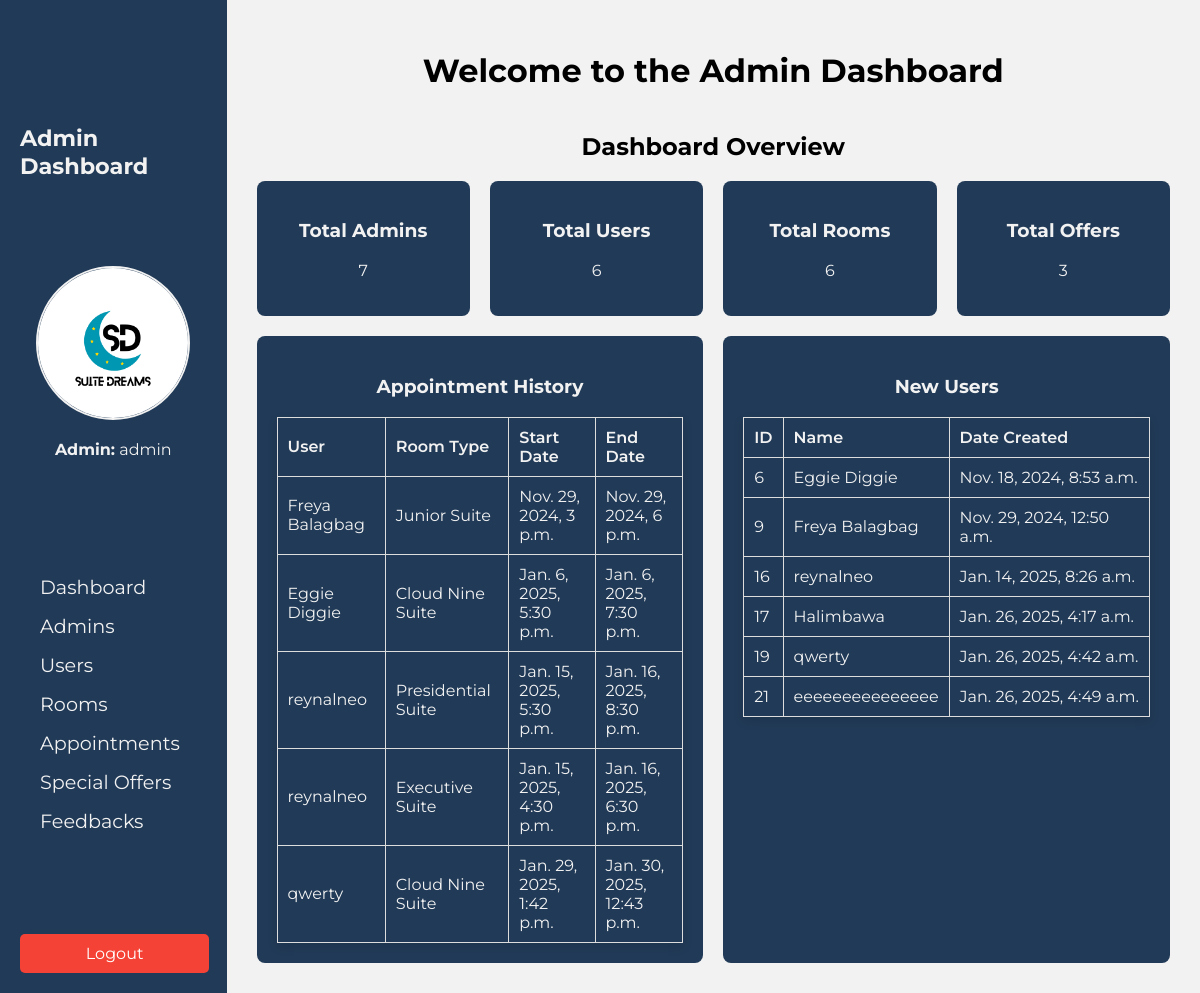
/database/ (signed in), run on the app's committed database.
### app/models.py (models this page shows, shortened)
class Appointment(models.Model):
    user = models.ForeignKey(User, on_delete=models.CASCADE)
    room = models.ForeignKey(Room, on_delete=models.CASCADE)
    start_date = models.DateTimeField()
    end_date = models.DateTimeField()
    created_at = models.DateTimeField(auto_now_add=True)
    @property
    def total_cost(self):
        return self.calculate_total_cost()
    def calculate_total_cost(self):
        total_hours = (self.end_date - self.start_date).total_seconds() / 3600.0
        if total_hours < 0:
            return Decimal('0.00')
        total_cost = Decimal(total_hours) * self.room.price_per_hour
        applicable_offer = SpecialOffer.objects.filter(
            room=self.room,
            start_date__lte=self.start_date,
            end_date__gte=self.end_date
        ).first()
        if applicable_offer:
            discount_amount = total_cost * (applicable_offer.discount_percentage / Decimal('100'))
            total_cost -= discount_amount
        return total_cost

class User(models.Model):
    name = models.CharField(max_length=30, null=True, blank=True)
    username = models.CharField(max_length=150, unique=True, default='')
    email = models.EmailField(unique=True)
    password = models.CharField(max_length=128)
    created_at = models.DateTimeField(auto_now_add=True)

class Room(models.Model):
    room_number = models.CharField(max_length=10, unique=True)
    room_type = models.CharField(max_length=30)
    capacity = models.CharField(max_length=30)
    price_per_hour = models.DecimalField(max_digits=10, decimal_places=2)
    class Meta:
        ordering = ['room_number']

### app/views.py (the view)
# urls.py: path('database/', DatabasePageView.as_view(), name='database'),
class DatabasePageView(TemplateView):
    template_name = 'app/database.html'
    def get_context_data(self, **kwargs):
        context = super().get_context_data(**kwargs)
        context['admins'] = Admin.objects.all()
        context['users'] = User.objects.all()
        context['appointments'] = Appointment.objects.select_related('user', 'room').all()
        context['rooms'] = Room.objects.all()
        context['offers'] = SpecialOffer.objects.all()
        context['feedbacks'] = Feedback.objects.all()
        admin_username = self.request.session.get('admin_username')
        context['admin_username'] = admin_username
        return context

### app/templates/app/database.html (shortened to what this page needs)
<!DOCTYPE html>
{% load static %}
<html lang="en">
<head>
    <link rel="stylesheet" type="text/css" href="{% static '/css/database.css' %}">
    <link href="https://cdn.jsdelivr.net/npm/remixicon@3.2.0/fonts/remixicon.css" rel="stylesheet">
</head>
<body onload="showDashboard()">
    <div class="container">
        <aside class="sidebar" id="sidebar">
            <h2>Admin Dashboard </h2>
            <div class="profile-container">
                <img src="{% static '/images/about/SuiteDreams.png' %}" alt="Profile Picture" class="profile-picture">
                <p><strong>Admin:</strong> {{ admin_username }}</p>
            </div>
            <nav>
                <ul>
                    <li><a href="#" onclick="showSection('dashboard')"> <text>Dashboard</text></a></li>
                    <li><a href="#" onclick="showSection('admins')"> <text>Admins</text></a></li>
                    <li><a href="#" onclick="showSection('users')"> <text>Users</text></a></li>
                    <li><a href="#" onclick="showSection('rooms')"> <text>Rooms</text></a></li>
                    <li><a href="#" onclick="showSection('appointments')"> <text>Appointments</text></a></li>
                    <li><a href="#" onclick="showSection('offers')"> <text>Special Offers</text></a></li>
                    <li><a href="#" onclick="showSection('feedbacks')"> <text>Feedbacks</text></a></li>
                </ul>
            </nav>
            <div class="logout-button">
                <a href="/" class="logout" onclick="return confirmLogout()"><text>Logout</text></a>
            </div>
        </aside>
        <main class="main-content">
            <header>
                <h1>Welcome to the Admin Dashboard</h1>
            </header>
            <section id="dashboard" class="content-section" style="display: none;">
                <h2>Dashboard Overview</h2>
                <div class="cards">
                    <div class="card"><h3>Total Admins</h3><p>{{ admins|length }}</p></div>
                    <div class="card"><h3>Total Users</h3><p>{{ users|length }}</p></div>
                    <div class="card"><h3>Total Rooms</h3><p>{{ rooms|length }}</p></div>
                    <div class="card"><h3>Total Offers</h3><p>{{ offers|length }}</p></div>
                </div>
                <div class="additional-cards">
                    <div class="card feature-suggestion">
                        <h3>Appointment History</h3>
                        <table>
                            <thead>
                                <tr>
                                    <th>User</th>
                                    <th>Room Type</th>
                                    <th>Start Date</th>
                                    <th>End Date</th>
                                </tr>
                            </thead>
                            <tbody>
                                {% for appointment in appointments %}
                                    <tr>
                                        <td>{{ appointment.user.name }}</td>
                                        <td>{{ appointment.room.room_type }}</td>
                                        <td>{{ appointment.start_date }}</td>
                                        <td>{{ appointment.end_date }}</td>
                                    </tr>
                                {% endfor %}
                            </tbody>
                         </table>
                    </div>
                    <div class="card recent-activities">
                        <h3>New Users</h3>
                        <table>
                            <thead>
                                <tr>
                                    <th>ID</th>
                                    <th>Name</th>
                                    <th>Date Created</th>
                                </tr>
                            </thead>
                            <tbody>
                                {% for user in users %}
                                    <tr>
                                        <td>{{ user.id }}</td>
                                        <td>{{ user.name }}</td>
                                        <td>{{ user.created_at }}</td>
                                    </tr>
                                {% endfor %}
                            </tbody>
                         </table>
                    </div>
                </div>
            </section>
        </main>
    </div>
</body>
</html>

### static/css/database.css (style rules this page uses)
:root { --primary-color: #213A57; --primary-color-dark: #0B6477; --white: #F2F2F2; --body-color: hsl(220, 100%, 97%); --body-font: "Montserrat", sans-serif; }
body { font-family: var(--body-font); margin: 0; background-color: var(--body-color); }
.container { display: flex; height: 100vh; }
.sidebar { width: 250px; background-color: var(--primary-color); color: var(--white); padding: 20px; box-shadow: 2px 0 5px rgba(0, 0, 0, 0.2); display: flex; flex-direction: column; justify-content: space-between; transition: transform 0.3s ease; }
.sidebar h2 { font-size: 1.4em; margin-bottom: 0; }
.profile-container { text-align: center; }
.profile-picture { width: 150px; height: 150px; border-radius: 50%; object-fit: cover; border: 2px solid var(--white); }
.sidebar nav ul { list-style: none; padding: 0; margin: 0; }
.sidebar nav ul li { margin: 15px 0; }
.sidebar nav ul li a { color: var(--white); text-decoration: none; padding: 10px 20px; border-radius: 5px; transition: background-color 0.3s ease, transform 0.3s ease; font-size: 1.2em; }
.logout-button { background-color: #f44336; padding: 10px 20px; border: none; border-radius: 5px; cursor: pointer; transition: background-color 0.3s ease, transform 0.3s ease; font-size: 1em; width: 80%; text-align: center; }
.logout-button a { color: white; text-decoration: none; }
.main-content { text-align: center; flex-grow: 1; padding: 30px; background-color: var(--white); overflow-y: auto; }
.content-section { margin-top: 20px; overflow-x: auto }
.content-section table { width: 100%; max-width: 1200px; border-collapse: collapse; box-shadow: 0 4px 10px rgba(0, 0, 0, 0.1); margin: 0 auto; }
.content-section th, .content-section td { border: 1px solid #ddd; padding: 10px; text-align: left; }
.content-section th { background-color: var(--primary-color); color: var(--white); font-weight: 600; }
.cards { display: flex; gap: 20px; }
.card { background-color: var(--primary-color); color: var(--white); padding: 20px; border-radius: 8px; flex: 1; text-align: center; }
.additional-cards { display: flex; gap: 20px; margin-top: 20px; }
.activity-log, .feature-suggestion { flex: 1; min-height: 350px; padding: 20px; overflow: auto; }
nav ul { list-style: none; padding: 0; }
nav ul li { margin: 15px 0; }
nav ul li a { color: var(--white); text-decoration: none; font-size: 1.2em; }

### data on the page
Appointment: user.name "Freya Balagbag", room.room_type "Junior Suite", start_date "Nov. 29, 2024, 3 p.m.", end_date "Nov. 29, 2024, 6 p.m."
Appointment: user.name "Eggie Diggie", room.room_type "Cloud Nine Suite", start_date "Jan. 6, 2025, 5:30 p.m.", end_date "Jan. 6, 2025, 7:30 p.m."
Appointment: user.name "reynalneo", room.room_type "Presidential Suite", start_date "Jan. 15, 2025, 5:30 p.m.", end_date "Jan. 16, 2025, 8:30 p.m."
Appointment: user.name "reynalneo", room.room_type "Executive Suite", start_date "Jan. 15, 2025, 4:30 p.m.", end_date "Jan. 16, 2025, 6:30 p.m."
Appointment: user.name "qwerty", room.room_type "Cloud Nine Suite", start_date "Jan. 29, 2025, 1:42 p.m.", end_date "Jan. 30, 2025, 12:43 p.m."
User: id "6", name "Eggie Diggie", created_at "Nov. 18, 2024, 8:53 a.m."
User: id "9", name "Freya Balagbag", created_at "Nov. 29, 2024, 12:50 a.m."
User: id "16", name "reynalneo", created_at "Jan. 14, 2025, 8:26 a.m."
User: id "17", name "Halimbawa", created_at "Jan. 26, 2025, 4:17 a.m."
User: id "19", name "qwerty", created_at "Jan. 26, 2025, 4:42 a.m."
User: id "21", name "eeeeeeeeeeeeeee", created_at "Jan. 26, 2025, 4:49 a.m."

### other printed values
{{ admin_username }} "admin"
{{ admins|length }} "7"
{{ users|length }} "6"
{{ rooms|length }} "6"
{{ offers|length }} "3"
